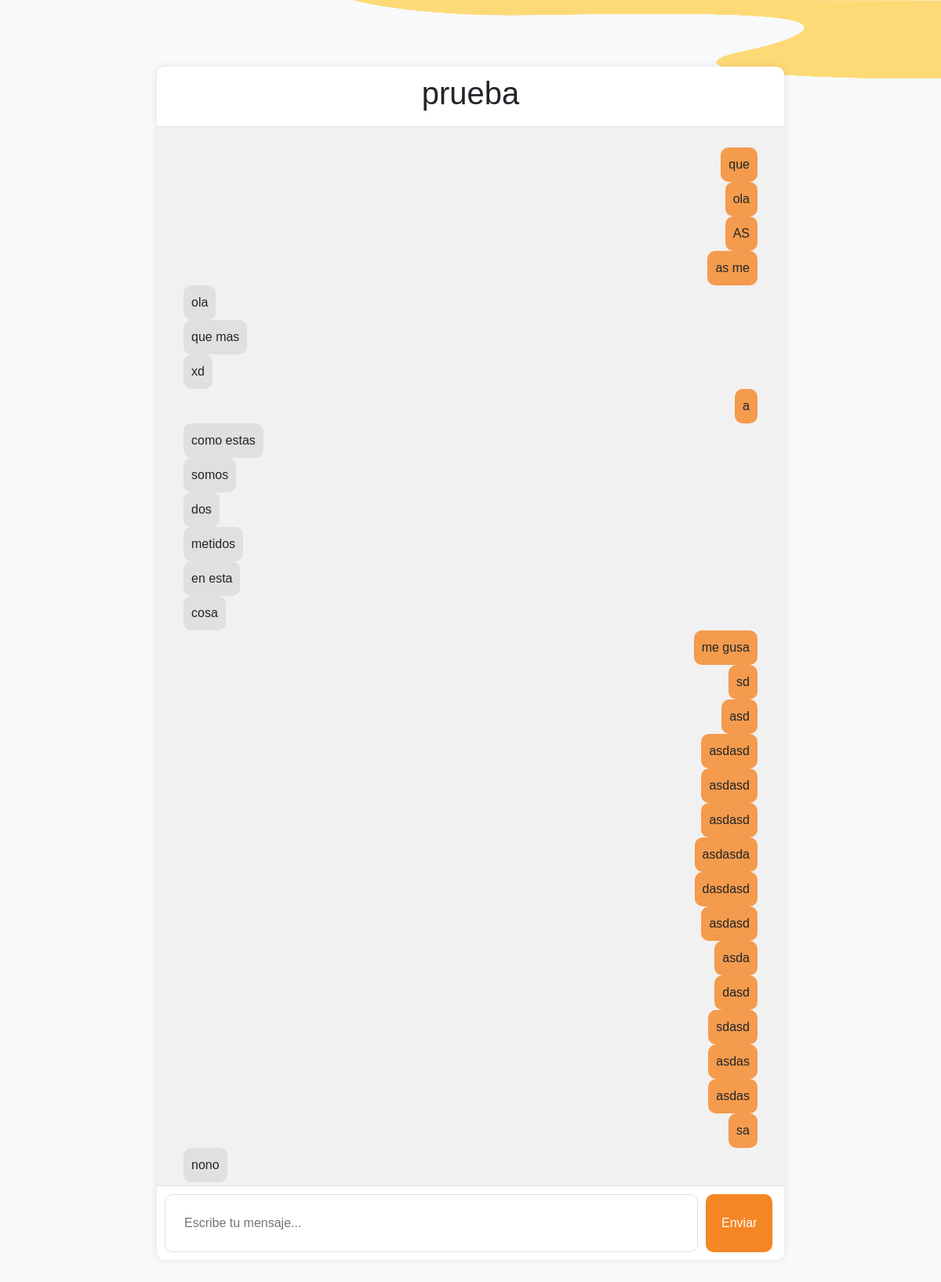
/chat/ (signed in), run on the app's committed database.
### chat/models.py (models this page shows, shortened)
class Chat(models.Model):
    chat_name = models.CharField(max_length=128, unique=True)

class ChatMessage(models.Model):
    group = models.ForeignKey(Chat, related_name= 'chat_messages', on_delete=models.CASCADE)
    author = models.ForeignKey(settings.AUTH_USER_MODEL, on_delete=models.CASCADE)
    body = models.CharField(max_length=300)
    created_at = models.DateTimeField(auto_now_add=True)
    class Meta:
        ordering = ['-created_at']

### chat/views.py (the view)
# urls.py: path('', chat_view, name='chat_view'),
@login_required
def chat_view(request):
    chat = get_object_or_404(Chat, chat_name='prueba')
    chat_messages = chat.chat_messages.all()[:30]
    form = ChatmessageCreateForm()
    return render(request, 'chat/chat.html', {'chat': chat, 'messages': chat_messages, 'form': form})

### chat/forms.py
class ChatmessageCreateForm(ModelForm):
    class Meta:
        model = ChatMessage
        fields = ['body']
        widgets = {
            'body': forms.TextInput(attrs={
                'class': 'p-4 text-black',
                'placeholder': 'Escribe tu mensaje...',
                'autofocus': True,
                'maxlength': 300,
                'style': 'width: 680px;'
            })
        }

### chat/templates/chat/chat.html (shortened to what this page needs)
<!DOCTYPE html>
<html lang="es">
<head>
    {% load static %}
    <link rel="stylesheet" href="{% static 'bootstrap/css/bootstrap.min.css' %}">
</head>
<body>
    <div class="chat-container">
        <div class="chat-header">
            <h1>{{ chat.chat_name }}</h1>
        </div>
        <div class="chat-window" id="chat_window">
            <ul id='chat_messages' class="flex flex-col justify-end gap-2 p-4">
                {% for message in messages reversed %}
                {%  include 'chat/chat_message.html' %}
                {% endfor %}
            </ul>
        </div>
        <div class="chat-footer">
            <form id="chat_message_form" class="w-full d-flex">
               {{ form.body }}
               <button type="submit">Enviar</button>
            </form>
        </div>
    </div>
</body>
</html>

### chat/templates/chat/chat_message.html
{% if message.author == request.user %}
<li class="chat-message sent">
    <div class="message-content">
        {{ message.body }}
    </div>
</li>
{% else %}
<li class="chat-message received">
    <div class="message-content">
        {{ message.body }}
    </div>
</li>
{% endif %}

### data on the page
Chat: chat_name "prueba"
ChatMessage: body "que"
ChatMessage: body "ola"
ChatMessage: body "AS"
ChatMessage: body "as me"
ChatMessage: body "ola"
ChatMessage: body "que mas"
ChatMessage: body "xd"
ChatMessage: body "a"
ChatMessage: body "como estas"
ChatMessage: body "somos"
ChatMessage: body "dos"
ChatMessage: body "metidos"
ChatMessage: body "en esta"
ChatMessage: body "cosa"
ChatMessage: body "me gusa"
ChatMessage: body "sd"
ChatMessage: body "asd"
ChatMessage: body "asdasd"
ChatMessage: body "asdasd"
ChatMessage: body "asdasd"
ChatMessage: body "asdasda"
ChatMessage: body "dasdasd"
ChatMessage: body "asdasd"
ChatMessage: body "asda"
ChatMessage: body "dasd"
ChatMessage: body "sdasd"
ChatMessage: body "asdas"
ChatMessage: body "asdas"
ChatMessage: body "sa"
ChatMessage: body "nono"
